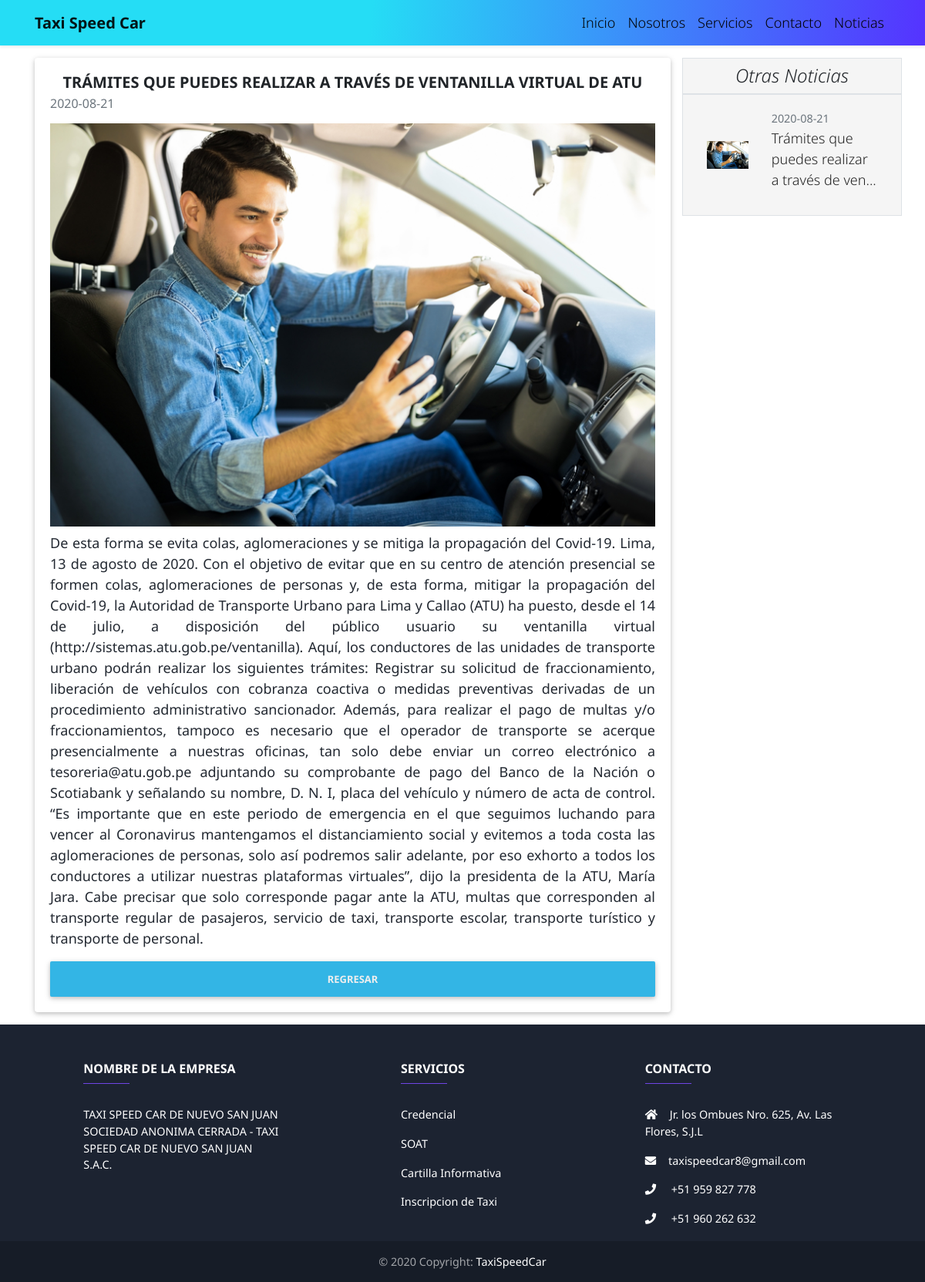
/blog/noticia&id=20, run on the app's committed database.
### tables this page shows
CREATE TABLE `post` (
  `id` int(11) NOT NULL,
  `titulo` varchar(255) DEFAULT NULL,
  `brief` varchar(511) DEFAULT NULL,
  `content` text DEFAULT NULL,
  `image` varchar(255) DEFAULT NULL,
  `created_at` datetime DEFAULT NULL,
  `estado` int(11) DEFAULT 1,
  `user_id` int(11) NOT NULL,
  `category_id` int(11) NOT NULL
);

### database/db.php (called while the page is built)
<?php
    class Database {
        public static function conexion(){
            $conexion = new PDO("mysql:host=127.0.0.1;dbname=".dbname,user,pass);
            return $conexion;
        }
    }
?>

### models/PostDAO.php (called while the page is built, shortened)
<?php
class postDAO{
    public $db;
    public function __construct()
    {
        $this->db=Database::conexion();
    }
    public function getOne($Post){
        $sql = "SELECT * FROM post WHERE id=?";
        $query = $this->db->prepare($sql);
        $query->bindValue(1,$Post->getIdPost());
        $query->execute();
        if (!$query->rowCount() == 0) {
            return $query->fetchObject();
        } else {
            return false;
        }
    }
    public function Bloglimite()
    {
        $sql = "SELECT * FROM `post` ORDER by RAND() DESC LIMIT 4";
        $query = $this->db->prepare($sql);
        $query->execute();
        return $query->fetchAll();
    }
}

### entity/Post.php (called while the page is built, shortened)
<?php
class Post extends User{
    private $id_post;
    function getIdPost(){
        return $this->id_post;
    }
    function setIdPost($id_post){
        $this->id_post=$id_post;
    }
}
?>

### views/blog/noticia.php (the view)
<div class="container py-3">
    <div class="row">
        <div class="col-lg-9">
            <div class="card">
                <div class="card-body">
                    <h5 class="card-title text-uppercase font-weight-bolder text-center"><?= $noticia->titulo ?></h5>
                    <h6 class="card-subtitle mb-2 text-muted"><?= substr($noticia->created_at, 0, 10) ?></h6>
                    <img src="<?= base_url ?>uploads/image/<?= $noticia->image ?>" alt="noticia" class="img-fluid py-2">
                    <p class="text-oscuro text-justify"><?= $noticia->content ?></p>
                    <a href="<?= base_url ?>blog/todas"><button type="button" class="btn btn-info btn-block text-gris font-weight-bold">Regresar</button></a>
                </div>
            </div>
        </div>
        <div class="col-lg-3">
            <div class="row">
                <div class="col-lg-12 grey lighten-4 border text-center">
                    <h4 class="pt-2 font-italic">Otras Noticias</h4>
                </div>
            </div>
            <?php foreach ($objs as $key) : ?>
                <div class="row  grey lighten-4 p-3 border">
                    <div class="col-lg-4 align-self-center text-center">
                        <a href="<?= base_url ?>blog/noticia&id=<?= $key['id'] ?>"><img src="<?= base_url ?>uploads/image/<?= $key['image'] ?>" alt="" class="img-fluid"></a>
                    </div>
                    <div class="col-lg-8 align-self-center ">
                        <small class="text-muted">
                            <?= substr($key['created_at'], 0, 10) ?>
                        </small>
                        <a href="<?= base_url ?>blog/noticia&id=<?= $key['id'] ?>">
                            <p class="text-dark font-weight-light"><?= (strlen($key['titulo']) < 46) ? $key['titulo'] : substr($key['titulo'], 0, 46) . "..."; ?></p>
                        </a>
                    </div>
                </div>
            <?php endforeach ?>
        </div>
    </div>
</div>

### views/layout/navbar.php (shortened to what this page needs)
<!DOCTYPE html>
<html lang="es">
<head>
    <link rel="stylesheet" href="<?= base_url ?>vendor/css/normalize.css">
    <link rel="stylesheet" href="https://use.fontawesome.com/releases/v5.11.2/css/all.css">
    <link rel="stylesheet" href="<?= base_url ?>vendor/css/bootstrap.min.css">
    <link rel="stylesheet" href="<?= base_url ?>vendor/css/mdb.min.css">
    <link rel="stylesheet" href="<?= base_url ?>vendor/css/style.css">
    <link rel="stylesheet" href="<?= base_url ?>assets/css/style.css">
    <link href="<?= base_url ?>vendor/css/addons/datatables2.min.css" rel="stylesheet">
</head>
<body>
    <nav class="navbar navbar-expand-lg navbar-light sticky-top shadow-sm">
        <div class="container">
            <a class="navbar-brand font-weight-bold" href="#">Taxi Speed Car</a>
            <div class="collapse navbar-collapse" id="basicExampleNav">
                <ul class="navbar-nav ml-auto">
                    <li class="nav-item">
                        <a class="nav-link" href="<?= base_url ?>">Inicio
                        </a>
                    </li>
                    <li class="nav-item">
                        <a class="nav-link" href="<?= base_url ?>#nosotros">Nosotros</a>
                    </li>
                    <li class="nav-item">
                        <a class="nav-link" href="<?= base_url ?>#servicios">Servicios</a>
                    </li>
                    <li class="nav-item">
                        <a class="nav-link" href="<?= base_url ?>#contacto">Contacto</a>
                    </li>
                    <li class="nav-item">
                        <a class="nav-link" href="<?= base_url ?>blog/todas">Noticias</a>
                    </li>
                </ul>
            </div>
        </div>
    </nav>

### index.php (shortened to what this page needs)
<?php
require_once 'database/db.php';
require_once 'helpers/utils.php';
require_once 'views/layout/navbar.php';
if (isset($_GET['controller'])) {
    $nombre_controlador = $_GET['controller'] . 'Controller';
} elseif (!isset($_GET['controller']) && !isset($_GET['action'])) {
    $nombre_controlador = controller_default;
} else {
    show_error();
    exit();
}
if (is_file("controllers/" . $nombre_controlador . ".php") && class_exists($nombre_controlador)) {
    $controlador = new $nombre_controlador();
    if (isset($_GET['action']) && method_exists($controlador, $_GET['action'])) {
        $action = $_GET['action'];
        $controlador->$action();
    } elseif (!isset($_GET['controller']) && !isset($_GET['action'])) {
        $action_default = action_default;
        $controlador->$action_default();
    } else {
        show_error();
    }
} else if (is_file("ajax/" . $nombre_controlador . ".php")) {
    Header("Location: " . $nombre_controlador . ".php");
} else {
    show_error();
}
require_once 'views/layout/footer.php';

### controllers/BlogController.php (shortened to what this page needs)
<?php
require_once 'entity/Post.php';
require_once 'models/PostDAO.php';
    class blogController{
        public function noticia(){
            if(isset($_GET['id'])){
                $id = $_GET['id'];
                $post = new Post();
                $post->setIdPost($id);
                $posts = new postDAO();
                if (is_object($posts->getOne($post))) {
                    $noticia = $posts->getOne($post);
                    $obj = new postDAO();
                    $objs = $obj->Bloglimite();
                    require_once 'views/blog/noticia.php';
                }else{
                    Utils::error404();
                }
            }else{
                Utils::error404();
            }
        }
    }
?>

### views/layout/footer.php (shortened to what this page needs)
<footer class="page-footer font-small unique-color-dark fijar-abajo">
    <div class="container text-center text-md-left ">
        <div class="row pt-5">
            <div class="col-md-3 col-lg-4 col-xl-3 mx-auto mb-4">
                <h6 class="text-uppercase font-weight-bold">Nombre de la Empresa</h6>
                <hr class="deep-purple accent-2 mb-4 mt-0 d-inline-block mx-auto" style="width: 60px;">
                <p>TAXI SPEED CAR DE NUEVO SAN JUAN SOCIEDAD ANONIMA CERRADA - TAXI SPEED CAR DE NUEVO SAN JUAN S.A.C.</p>
            </div>
            <div class="col-md-2 col-lg-2 col-xl-2 mx-auto mb-4">
                <h6 class="text-uppercase font-weight-bold">Servicios</h6>
                <hr class="deep-purple accent-2 mb-4 mt-0 d-inline-block mx-auto" style="width: 60px;">
                <p>
                    <a href="#servicios">Credencial</a>
                </p>
                <p>
                <a href="#servicios">SOAT</a>
                </p>
                <p>
                <a href="#servicios">Cartilla Informativa</a>
                </p>
                <p>
                <a href="#servicios">Inscripcion de Taxi</a>
                </p>
            </div>
            <div class="col-md-4 col-lg-3 col-xl-3 mx-auto mb-md-0 mb-4">
                <h6 class="text-uppercase font-weight-bold">Contacto</h6>
                <hr class="deep-purple accent-2 mb-4 mt-0 d-inline-block mx-auto" style="width: 60px;">
                <p>
                    <i class="fas fa-home mr-3"></i>Jr. los Ombues Nro. 625, Av. Las Flores, S.J.L</p>
                <p>
                    <i class="fas fa-envelope mr-3"></i>taxispeedcar8@gmail.com</p>
                <p>
                    <i class="fas fa-phone mr-3"></i> +51 959 827 778</p>
                <p>
                    <i class="fas fa-phone mr-3"></i> +51 960 262 632</p>
            </div>
        </div>
    </div>
    <div class="footer-copyright text-center py-3">© 2020 Copyright:
        <a href="#">TaxiSpeedCar</a>
    </div>
</footer>
</body>
</html>

### assets/css/style.css (style rules this page uses)
:root { --gris: #eeeeee; --turquesa: #addbd4; --neon: #393e46; --neon-x: #222831; }
html { scroll-behavior: smooth; }
body { font-family: 'Noto Sans', sans-serif; font-size: 18px; font-weight: 400; }
.navbar { box-shadow: 0px !important; }
.text-oscuro { color: var(--neon-x) !important; }
.text-gris { color: var(--gris) !important; }
:root { --red: rgb(21, 153, 241); --red-x: rgb(21, 153, 241); }
.barra-nav,.navbar { background: linear-gradient(95deg, #25ddf5 40%, #5533ff 100%) !important; }

### data on the page
post: titulo "TRÁMITES QUE PUEDES REALIZAR A TRAVÉS DE VENTANILLA VIRTUAL DE ATU", created_at "2020-08-21", image (picture), content "De esta forma se evita colas, aglomeraciones y se mitiga la propagación del Covid-19. Lima, 13 de agosto de 2020. Con el objetivo de evitar que en su centro de atención presencial se formen colas, aglomeraciones de personas y, de esta forma, mitigar la propagación del Covid-19, la Autoridad de Transporte Urbano para Lima y Callao (ATU) ha puesto, desde el 14 de julio, a disposición del público usuario su ventanilla virtual (http://sistemas.atu.gob.pe/ventanilla). Aquí, los conductores de las unidades de transporte urbano podrán realizar los siguientes trámites: Registrar su solicitud de fraccionamiento, liberación de vehículos con cobranza coactiva o medidas preventivas derivadas de un…", titulo "Trámites que puedes realizar a través de ven"
